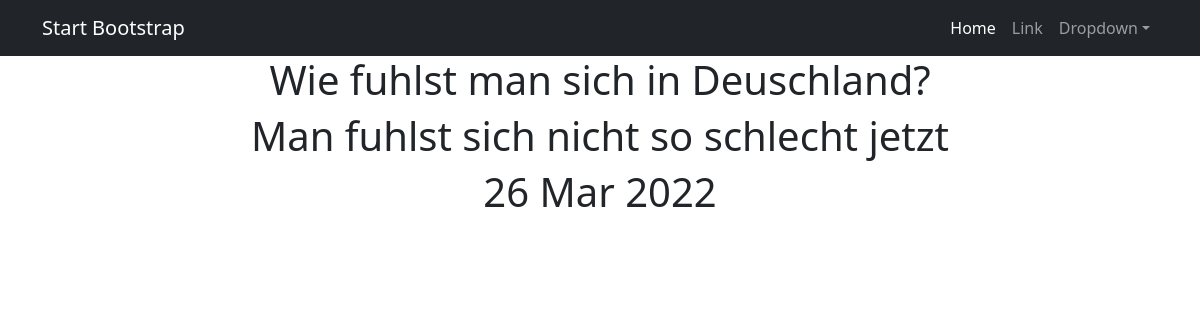
Page /news/4 on the committed database.
### NewsApp/models.py (models this page shows, shortened)
class Post(models.Model):
    author = models.ForeignKey(Author, on_delete=models.CASCADE)
    dateCreation = models.DateTimeField(auto_now_add=True)
    postCategory = models.ManyToManyField(Category, through='PostCategory')
    title = models.CharField(max_length=128)
    text = models.TextField()
    rating = models.IntegerField(default=0)
    NEWS = 'NW'
    ARTICLE = 'AR'
    CATEGORY_CHOICES = (
        (NEWS, 'Новость'),
        (ARTICLE, 'Статья')
    )
    categoryType = models.CharField(max_length=2, choices=CATEGORY_CHOICES, default=ARTICLE)

### NewsApp/views.py (the view)
# urls.py: path('<int:pk>', PostDetail.as_view(), name="post_detail"),
class PostDetail(DetailView):
    model = Post
    template_name = 'post.html'
    context_object_name = 'post'

### NewsApp/templatetags/custom_filters.py (called while the page is built)
@register.filter()
def censor(value):
    if not isinstance(value, str):
        raise ValueError
    return value.replace("fick", "f***")

### templates/post.html (shortened to what this page needs)
{% extends 'flatpages/default.html' %}
{% load custom_filters %}
{% block content %}
<h1>{{ post.title| censor }}</h1>
<h1>{{ post.text| censor }} </h1>
<h1>{{ post.dateCreation|date:'d M Y' }}</h1>
{% endblock content %}

### rows in the picture
Post: title|censor "Wie fuhlst man sich in Deuschland?", text|censor "Man fuhlst sich nicht so schlecht jetzt", dateCreation "26 Mar 2022"
